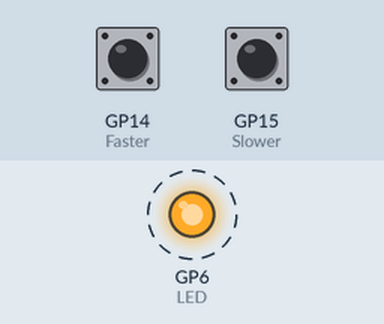
Recording of a program running on a simulated Raspberry Pi Pico running MicroPython. Shown: output pins drawn as LEDs (lit = HIGH). Dashed ring = blinking. The test bench sets the inputs (shaded band); at power-on: GP14 (Faster) HIGH, GP15 (Slower) HIGH.

Above: at 0.5 s.
Timing chart, 0 to 4.6 s (numbered marks = the images above):
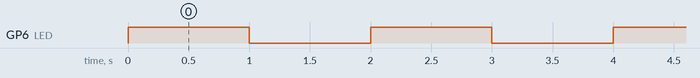

Measured:
- by itself, GP6 (LED): alternates HIGH for 1.0 s and LOW for 1.0 s

The program:

S05_RGB_LED.py
```python
# File: main.py
# Author: Armstrong Subero
# Platform: Raspberry Pi Pico (RP2040) with MicroPython
# Program: S03_Timer
# Interpreter: MicroPython (latest version)
# Program Version: 1.0
#
# Program Description: This program allows the Raspberry Pi Pico to blink
#                      an LED faster or slower using external interrupts with
#                      pushubttons
#
# Hardware Description: An LED is connected through a 1k resistor to GP6 and two
#                       pushbuttons are connected to GP14 and GP15
#
# Created: August 22nd, 2024, 8:09 PM
# Last Updated: August 22nd, 2024, 8:09 PM

from machine import Pin
import utime

LED = Pin(6, Pin.OUT)

Faster = Pin(14, Pin.IN)
Slower = Pin(15, Pin.IN)

# default delay
dly = 1.0

# Faster ISR
def Flash_Faster(Faster):
    global dly
    dly = dly - 0.1


# Slower ISR
def Flash_Slower(Slower):
    global dly
    dly = dly + 0.1

# configure external interrupts
Faster.irq(handler = Flash_Faster, trigger = Faster.IRQ_FALLING)
Slower.irq(handler = Flash_Slower, trigger = Slower.IRQ_FALLING)

# main loop
while True:
    LED.value(1)
    utime.sleep(dly)
    LED.value(0)
    utime.sleep(dly)
```
